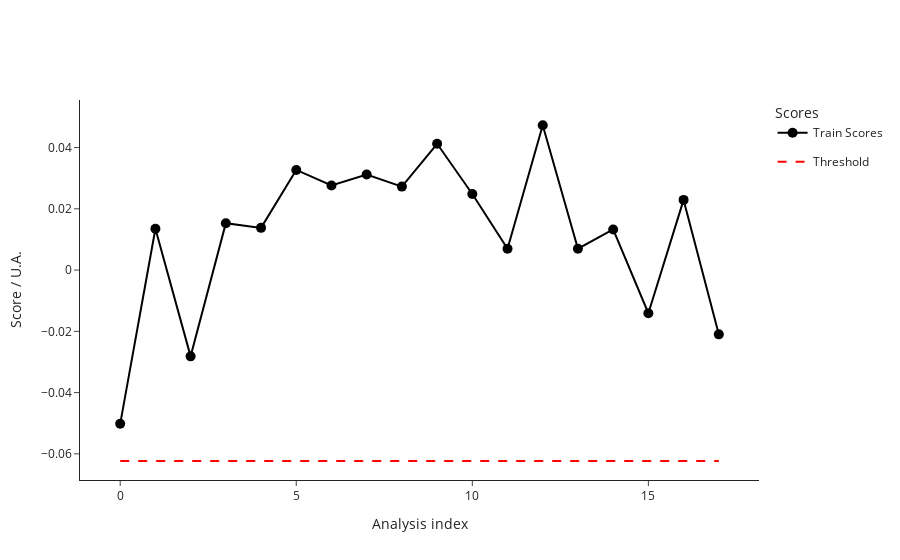

Source (notebook cell):
### Code cell
from src.StreamPort.machine_learning.methods import MachineLearningMethodIsolationForestSklearn

iforest = MachineLearningMethodIsolationForestSklearn()

ml_ana = iforest.run(ml_ana)


ml_ana.train()
fig_train_scores = ml_ana.plot_scores()
fig_train_scores.show()

### Figure 1 — Plotly figure (JSON) as saved in the notebook; plotly's stock layout.template omitted (floating-point values rounded to 4 significant figures)
{"data": [{"hovertemplate": ["<b>index: </b>19<br><b>name: </b>210812_Pac--006<br><b>path: </b>C:/Users/Sandeep/Desktop/ExtractedSignals\\210812_Pac 2021-08-12 10-30-07\\210812_Pac--006.D<br><b>batch: </b>210812_Pac 2021-08-12 10-30-07<br><b>batch_position: </b>6<br><b>idle_time: </b>39.0<br><b>sample: </b>Blank<br><b>method: </b>SAA_411_Pac.M<br><b>timestamp: </b>2021-08-12 10:55:02<br><b>detector: </b>G1315C<br><b>pump: </b>G7110B<br><b>start_time: </b>2021-08-12 10:55:36<br><b>end_time: </b>2021-08-12 10:59:36<br><b>runtime: </b>239.7000000000036", "<b>index: </b>20<br><b>name: </b>210812_Pac--007<br><b>path: </b>C:/Users/Sandeep/Desktop/ExtractedSignals\\210812_Pac 2021-08-12 10-30-07\\210812_Pac--007.D<br><b>batch: </b>210812_Pac 2021-08-12 10-30-07<br><b>batch_position: </b>7<br><b>idle_time: </b>39.0<br><b>sample: </b>0.025 mg/ml<br><b>method: </b>SAA_411_Pac.M<br><b>timestamp: </b>2021-08-12 10:59:41<br><b>detector: </b>G1315C<br><b>pump: </b>G7110B<br><b>start_time: </b>2021-08-12 11:00:15<br><b>end_time: </b>2021-08-12 11:04:15<br><b>runtime: </b>239.7000000000036", "<b>index: </b>21<br><b>name: </b>210812_Pac--008<br><b>path: </b>C:/Users/Sandeep/Desktop/ExtractedSignals\\210812_Pac 2021-08-12 10-30-07\\210812_Pac--008.D<br><b>batch: </b>210812_Pac 2021-08-12 10-30-07<br><b>batch_position: </b>8<br><b>idle_time: </b>39.0<br><b>sample: </b>Blank<br><b>method: </b>SAA_411_Pac.M<br><b>timestamp: </b>2021-08-12 11:04:20<br><b>detector: </b>G1315C<br><b>pump: </b>G7110B<br><b>start_time: </b>2021-08-12 11:04:54<br><b>end_time: </b>2021-08-12 11:08:54<br><b>runtime: </b>239.7000000000036", "<b>index: </b>22<br><b>name: </b>210812_Pac--009<br><b>path: </b>C:/Users/Sandeep/Desktop/ExtractedSignals\\210812_Pac 2021-08-12 10-30-07\\210812_Pac--009.D<br><b>batch: </b>210812_Pac 2021-08-12 10-30-07<br><b>batch_position: </b>9<br><b>idle_time: </b>38.0<br><b>sample: </b>210806/036 :10<br><b>method: </b>SAA_411_Pac.M<br><b>timestamp: </b>2021-08-12 11:08:59<br><b>detector: </b>G1315C<br><b>pump: </b>G7110B<br><b>start_time: </b>2021-08-12 11:09:32<br><b>end_time: </b>2021-08-12 11:13:32<br><b>runtime: </b>239.7000000000036", "<b>index: </b>23<br><b>name: </b>210812_Pac--010<br><b>path: </b>C:/Users/Sandeep/Desktop/ExtractedSignals\\210812_Pac 2021-08-12 10-30-07\\210812_Pac--010.D<br><b>batch: </b>210812_Pac 2021-08-12 10-30-07<br><b>batch_position: </b>10<br><b>idle_time: </b>39.0<br><b>sample: </b>210806/036 :10<br><b>method: </b>SAA_411_Pac.M<br><b>timestamp: </b>2021-08-12 11:13:37<br><b>detector: </b>G7110B<br><b>pump: </b>G7110B<br><b>start_time: </b>2021-08-12 11:14:11<br><b>end_time: </b>2021-08-12 11:18:11<br><b>runtime: </b>239.7000000000036", "<b>index: </b>24<br><b>name: </b>210812_Pac--011<br><b>path: </b>C:/Users/Sandeep/Desktop/ExtractedSignals\\210812_Pac 2021-08-12 10-30-07\\210812_Pac--011.D<br><b>batch: </b>210812_Pac 2021-08-12 10-30-07<br><b>batch_position: </b>11<br><b>idle_time: </b>39.0<br><b>sample: </b>210806/036 :10<br><b>method: </b>SAA_411_Pac.M<br><b>timestamp: </b>2021-08-12 11:18:16<br><b>detector: </b>G7110B<br><b>pump: </b>G7110B<br><b>start_time: </b>2021-08-12 11:18:50<br><b>end_time: </b>2021-08-12 11:22:50<br><b>runtime: </b>239.7000000000036", "<b>index: </b>25<br><b>name: </b>210812_Pac--012<br><b>path: </b>C:/Users/Sandeep/Desktop/ExtractedSignals\\210812_Pac 2021-08-12 10-30-07\\210812_Pac--012.D<br><b>batch: </b>210812_Pac 2021-08-12 10-30-07<br><b>batch_position: </b>12<br><b>idle_time: </b>39.0<br><b>sample: </b>Blank<br><b>method: </b>SAA_411_Pac.M<br><b>timestamp: </b>2021-08-12 11:22:55<br><b>detector: </b>G1315C<br><b>pump: </b>G7110B<br><b>start_time: </b>2021-08-12 11:23:29<br><b>end_time: </b>2021-08-12 11:27:29<br><b>runtime: </b>239.7000000000036", "<b>index: </b>26<br><b>name: </b>210812_Pac--013<br><b>path: </b>C:/Users/Sandeep/Desktop/ExtractedSignals\\210812_Pac 2021-08-12 10-30-07\\210812_Pac--013.D<br><b>batch: </b>210812_Pac 2021-08-12 10-30-07<br><b>batch_position: </b>13<br><b>idle_time: </b>39.0<br><b>sample: </b>0.025 mg/ml<br><b>method: </b>SAA_411_Pac.M<br><b>timestamp: </b>2021-08-12 11:27:34<br><b>detector: </b>G1315C<br><b>pump: </b>G7110B<br><b>start_time: </b>2021-08-12 11:28:08<br><b>end_time: </b>2021-08-12 11:32:08<br><b>runtime: </b>239.7000000000036", "<b>index: </b>27<br><b>name: </b>210812_Pac--014<br><b>path: </b>C:/Users/Sandeep/Desktop/ExtractedSignals\\210812_Pac 2021-08-12 10-30-07\\210812_Pac--014.D<br><b>batch: </b>210812_Pac 2021-08-12 10-30-07<br><b>batch_position: </b>14<br><b>idle_time: </b>38.0<br><b>sample: </b>Blank<br><b>method: </b>SAA_411_Pac.M<br><b>timestamp: </b>2021-08-12 11:32:13<br><b>detector: </b>G7110B<br><b>pump: </b>G7110B<br><b>start_time: </b>2021-08-12 11:32:46<br><b>end_time: </b>2021-08-12 11:36:47<br><b>runtime: </b>239.7000000000036", "<b>index: </b>52<br><b>name: </b>210813_Pac--006<br><b>path: </b>C:/Users/Sandeep/Desktop/ExtractedSignals\\210813_Pac 2021-08-13 10-37-27\\210813_Pac--006.D<br><b>batch: </b>210813_Pac 2021-08-13 10-37-27<br><b>batch_position: </b>6<br><b>idle_time: </b>38.0<br><b>sample: </b>Blank<br><b>method: </b>SAA_411_Pac.M<br><b>timestamp: </b>2021-08-13 11:02:31<br><b>detector: </b>G1315C<br><b>pump: </b>G7110B<br><b>start_time: </b>2021-08-13 11:03:05<br><b>end_time: </b>2021-08-13 11:07:06<br><b>runtime: </b>239.7000000000036", "<b>index: </b>53<br><b>name: </b>210813_Pac--007<br><b>path: </b>C:/Users/Sandeep/Desktop/ExtractedSignals\\210813_Pac 2021-08-13 10-37-27\\210813_Pac--007.D<br><b>batch: </b>210813_Pac 2021-08-13 10-37-27<br><b>batch_position: </b>7<br><b>idle_time: </b>38.0<br><b>sample: </b>0.025 mg/ml<br><b>method: </b>SAA_411_Pac.M<br><b>timestamp: </b>2021-08-13 11:07:10<br><b>detector: </b>G1315C<br><b>pump: </b>G7116B<br><b>start_time: </b>2021-08-13 11:07:44<br><b>end_time: </b>2021-08-13 11:11:45<br><b>runtime: </b>239.7000000000036", "<b>index: </b>54<br><b>name: </b>210813_Pac--008<br><b>path: </b>C:/Users/Sandeep/Desktop/ExtractedSignals\\210813_Pac 2021-08-13 10-37-27\\210813_Pac--008.D<br><b>batch: </b>210813_Pac 2021-08-13 10-37-27<br><b>batch_position: </b>8<br><b>idle_time: </b>38.0<br><b>sample: </b>Blank<br><b>method: </b>SAA_411_Pac.M<br><b>timestamp: </b>2021-08-13 11:11:49<br><b>detector: </b>G1315C<br><b>pump: </b>G7110B<br><b>start_time: </b>2021-08-13 11:12:23<br><b>end_time: </b>2021-08-13 11:16:23<br><b>runtime: </b>239.7000000000036", "<b>index: </b>55<br><b>name: </b>210813_Pac--009<br><b>path: </b>C:/Users/Sandeep/Desktop/ExtractedSignals\\210813_Pac 2021-08-13 10-37-27\\210813_Pac--009.D<br><b>batch: </b>210813_Pac 2021-08-13 10-37-27<br><b>batch_position: </b>9<br><b>idle_time: </b>39.0<br><b>sample: </b>210812/004 :20<br><b>method: </b>SAA_411_Pac.M<br><b>timestamp: </b>2021-08-13 11:16:28<br><b>detector: </b>G1315C<br><b>pump: </b>G7110B<br><b>start_time: </b>2021-08-13 11:17:02<br><b>end_time: </b>2021-08-13 11:21:03<br><b>runtime: </b>239.7000000000036", "<b>index: </b>56<br><b>name: </b>210813_Pac--010<br><b>path: </b>C:/Users/Sandeep/Desktop/ExtractedSignals\\210813_Pac 2021-08-13 10-37-27\\210813_Pac--010.D<br><b>batch: </b>210813_Pac 2021-08-13 10-37-27<br><b>batch_position: </b>10<br><b>idle_time: </b>38.0<br><b>sample: </b>210812/004 :20<br><b>method: </b>SAA_411_Pac.M<br><b>timestamp: </b>2021-08-13 11:21:08<br><b>detector: </b>G1315C<br><b>pump: </b>G7110B<br><b>start_time: </b>2021-08-13 11:21:41<br><b>end_time: </b>2021-08-13 11:25:42<br><b>runtime: </b>239.7000000000036", "<b>index: </b>57<br><b>name: </b>210813_Pac--011<br><b>path: </b>C:/Users/Sandeep/Desktop/ExtractedSignals\\210813_Pac 2021-08-13 10-37-27\\210813_Pac--011.D<br><b>batch: </b>210813_Pac 2021-08-13 10-37-27<br><b>batch_position: </b>11<br><b>idle_time: </b>39.0<br><b>sample: </b>210812/004 :20<br><b>method: </b>SAA_411_Pac.M<br><b>timestamp: </b>2021-08-13 11:25:46<br><b>detector: </b>G1315C<br><b>pump: </b>G7110B<br><b>start_time: </b>2021-08-13 11:26:21<br><b>end_time: </b>2021-08-13 11:30:21<br><b>runtime: </b>239.7000000000036", "<b>index: </b>58<br><b>name: </b>210813_Pac--012<br><b>path: </b>C:/Users/Sandeep/Desktop/ExtractedSignals\\210813_Pac 2021-08-13 10-37-27\\210813_Pac--012.D<br><b>batch: </b>210813_Pac 2021-08-13 10-37-27<br><b>batch_position: </b>12<br><b>idle_time: </b>38.0<br><b>sample: </b>Blank<br><b>method: </b>SAA_411_Pac.M<br><b>timestamp: </b>2021-08-13 11:30:26<br><b>detector: </b>G1315C<br><b>pump: </b>G7110B<br><b>start_time: </b>2021-08-13 11:30:59<br><b>end_time: </b>2021-08-13 11:34:59<br><b>runtime: </b>239.7000000000036", "<b>index: </b>59<br><b>name: </b>210813_Pac--013<br><b>path: </b>C:/Users/Sandeep/Desktop/ExtractedSignals\\210813_Pac 2021-08-13 10-37-27\\210813_Pac--013.D<br><b>batch: </b>210813_Pac 2021-08-13 10-37-27<br><b>batch_position: </b>13<br><b>idle_time: </b>39.0<br><b>sample: </b>0.025 mg/ml<br><b>method: </b>SAA_411_Pac.M<br><b>timestamp: </b>2021-08-13 11:35:04<br><b>detector: </b>G1315C<br><b>pump: </b>G7110B<br><b>start_time: </b>2021-08-13 11:35:38<br><b>end_time: </b>2021-08-13 11:39:38<br><b>runtime: </b>239.7000000000036", "<b>index: </b>60<br><b>name: </b>210813_Pac--014<br><b>path: </b>C:/Users/Sandeep/Desktop/ExtractedSignals\\210813_Pac 2021-08-13 10-37-27\\210813_Pac--014.D<br><b>batch: </b>210813_Pac 2021-08-13 10-37-27<br><b>batch_position: </b>14<br><b>idle_time: </b>38.0<br><b>sample: </b>Blank<br><b>method: </b>SAA_411_Pac.M<br><b>timestamp: </b>2021-08-13 11:39:43<br><b>detector: </b>G1315C<br><b>pump: </b>G7110B<br><b>start_time: </b>2021-08-13 11:40:16<br><b>end_time: </b>2021-08-13 11:44:17<br><b>runtime: </b>239.7000000000036"], "legendgroup": "Train", "line": {"color": "black"}, "marker": {"color": "black", "size": 10}, "mode": "lines+markers", "name": "Train Scores", "text": ["<b>index: </b>19<br><b>name: </b>210812_Pac--006<br><b>path: </b>C:/Users/Sandeep/Desktop/ExtractedSignals\\210812_Pac 2021-08-12 10-30-07\\210812_Pac--006.D<br><b>batch: </b>210812_Pac 2021-08-12 10-30-07<br><b>batch_position: </b>6<br><b>idle_time: </b>39.0<br><b>sample: </b>Blank<br><b>method: </b>SAA_411_Pac.M<br><b>timestamp: </b>2021-08-12 10:55:02<br><b>detector: </b>G1315C<br><b>pump: </b>G7110B<br><b>start_time: </b>2021-08-12 10:55:36<br><b>end_time: </b>2021-08-12 10:59:36<br><b>runtime: </b>239.7000000000036", "<b>index: </b>20<br><b>name: </b>210812_Pac--007<br><b>path: </b>C:/Users/Sandeep/Desktop/ExtractedSignals\\210812_Pac 2021-08-12 10-30-07\\210812_Pac--007.D<br><b>batch: </b>210812_Pac 2021-08-12 10-30-07<br><b>batch_position: </b>7<br><b>idle_time: </b>39.0<br><b>sample: </b>0.025 mg/ml<br><b>method: </b>SAA_411_Pac.M<br><b>timestamp: </b>2021-08-12 10:59:41<br><b>detector: </b>G1315C<br><b>pump: </b>G7110B<br><b>start_time: </b>2021-08-12 11:00:15<br><b>end_time: </b>2021-08-12 11:04:15<br><b>runtime: </b>239.7000000000036", "<b>index: </b>21<br><b>name: </b>210812_Pac--008<br><b>path: </b>C:/Users/Sandeep/Desktop/ExtractedSignals\\210812_Pac 2021-08-12 10-30-07\\210812_Pac--008.D<br><b>batch: </b>210812_Pac 2021-08-12 10-30-07<br><b>batch_position: </b>8<br><b>idle_time: </b>39.0<br><b>sample: </b>Blank<br><b>method: </b>SAA_411_Pac.M<br><b>timestamp: </b>2021-08-12 11:04:20<br><b>detector: </b>G1315C<br><b>pump: </b>G7110B<br><b>start_time: </b>2021-08-12 11:04:54<br><b>end_time: </b>2021-08-12 11:08:54<br><b>runtime: </b>239.7000000000036", "<b>index: </b>22<br><b>name: </b>210812_Pac--009<br><b>path: </b>C:/Users/Sandeep/Desktop/ExtractedSignals\\210812_Pac 2021-08-12 10-30-07\\210812_Pac--009.D<br><b>batch: </b>210812_Pac 2021-08-12 10-30-07<br><b>batch_position: </b>9<br><b>idle_time: </b>38.0<br><b>sample: </b>210806/036 :10<br><b>method: </b>SAA_411_Pac.M<br><b>timestamp: </b>2021-08-12 11:08:59<br><b>detector: </b>G1315C<br><b>pump: </b>G7110B<br><b>start_time: </b>2021-08-12 11:09:32<br><b>end_time: </b>2021-08-12 11:13:32<br><b>runtime: </b>239.7000000000036", "<b>index: </b>23<br><b>name: </b>210812_Pac--010<br><b>path: </b>C:/Users/Sandeep/Desktop/ExtractedSignals\\210812_Pac 2021-08-12 10-30-07\\210812_Pac--010.D<br><b>batch: </b>210812_Pac 2021-08-12 10-30-07<br><b>batch_position: </b>10<br><b>idle_time: </b>39.0<br><b>sample: </b>210806/036 :10<br><b>method: </b>SAA_411_Pac.M<br><b>timestamp: </b>2021-08-12 11:13:37<br><b>detector: </b>G7110B<br><b>pump: </b>G7110B<br><b>start_time: </b>2021-08-12 11:14:11<br><b>end_time: </b>2021-08-12 11:18:11<br><b>runtime: </b>239.7000000000036", "<b>index: </b>24<br><b>name: </b>210812_Pac--011<br><b>path: </b>C:/Users/Sandeep/Desktop/ExtractedSignals\\210812_Pac 2021-08-12 10-30-07\\210812_Pac--011.D<br><b>batch: </b>210812_Pac 2021-08-12 10-30-07<br><b>batch_position: </b>11<br><b>idle_time: </b>39.0<br><b>sample: </b>210806/036 :10<br><b>method: </b>SAA_411_Pac.M<br><b>timestamp: </b>2021-08-12 11:18:16<br><b>detector: </b>G7110B<br><b>pump: </b>G7110B<br><b>start_time: </b>2021-08-12 11:18:50<br><b>end_time: </b>2021-08-12 11:22:50<br><b>runtime: </b>239.7000000000036", "<b>index: </b>25<br><b>name: </b>210812_Pac--012<br><b>path: </b>C:/Users/Sandeep/Desktop/ExtractedSignals\\210812_Pac 2021-08-12 10-30-07\\210812_Pac--012.D<br><b>batch: </b>210812_Pac 2021-08-12 10-30-07<br><b>batch_position: </b>12<br><b>idle_time: </b>39.0<br><b>sample: </b>Blank<br><b>method: </b>SAA_411_Pac.M<br><b>timestamp: </b>2021-08-12 11:22:55<br><b>detector: </b>G1315C<br><b>pump: </b>G7110B<br><b>start_time: </b>2021-08-12 11:23:29<br><b>end_time: </b>2021-08-12 11:27:29<br><b>runtime: </b>239.7000000000036", "<b>index: </b>26<br><b>name: </b>210812_Pac--013<br><b>path: </b>C:/Users/Sandeep/Desktop/ExtractedSignals\\210812_Pac 2021-08-12 10-30-07\\210812_Pac--013.D<br><b>batch: </b>210812_Pac 2021-08-12 10-30-07<br><b>batch_position: </b>13<br><b>idle_time: </b>39.0<br><b>sample: </b>0.025 mg/ml<br><b>method: </b>SAA_411_Pac.M<br><b>timestamp: </b>2021-08-12 11:27:34<br><b>detector: </b>G1315C<br><b>pump: </b>G7110B<br><b>start_time: </b>2021-08-12 11:28:08<br><b>end_time: </b>2021-08-12 11:32:08<br><b>runtime: </b>239.7000000000036", "<b>index: </b>27<br><b>name: </b>210812_Pac--014<br><b>path: </b>C:/Users/Sandeep/Desktop/ExtractedSignals\\210812_Pac 2021-08-12 10-30-07\\210812_Pac--014.D<br><b>batch: </b>210812_Pac 2021-08-12 10-30-07<br><b>batch_position: </b>14<br><b>idle_time: </b>38.0<br><b>sample: </b>Blank<br><b>method: </b>SAA_411_Pac.M<br><b>timestamp: </b>2021-08-12 11:32:13<br><b>detector: </b>G7110B<br><b>pump: </b>G7110B<br><b>start_time: </b>2021-08-12 11:32:46<br><b>end_time: </b>2021-08-12 11:36:47<br><b>runtime: </b>239.7000000000036", "<b>index: </b>52<br><b>name: </b>210813_Pac--006<br><b>path: </b>C:/Users/Sandeep/Desktop/ExtractedSignals\\210813_Pac 2021-08-13 10-37-27\\210813_Pac--006.D<br><b>batch: </b>210813_Pac 2021-08-13 10-37-27<br><b>batch_position: </b>6<br><b>idle_time: </b>38.0<br><b>sample: </b>Blank<br><b>method: </b>SAA_411_Pac.M<br><b>timestamp: </b>2021-08-13 11:02:31<br><b>detector: </b>G1315C<br><b>pump: </b>G7110B<br><b>start_time: </b>2021-08-13 11:03:05<br><b>end_time: </b>2021-08-13 11:07:06<br><b>runtime: </b>239.7000000000036", "<b>index: </b>53<br><b>name: </b>210813_Pac--007<br><b>path: </b>C:/Users/Sandeep/Desktop/ExtractedSignals\\210813_Pac 2021-08-13 10-37-27\\210813_Pac--007.D<br><b>batch: </b>210813_Pac 2021-08-13 10-37-27<br><b>batch_position: </b>7<br><b>idle_time: </b>38.0<br><b>sample: </b>0.025 mg/ml<br><b>method: </b>SAA_411_Pac.M<br><b>timestamp: </b>2021-08-13 11:07:10<br><b>detector: </b>G1315C<br><b>pump: </b>G7116B<br><b>start_time: </b>2021-08-13 11:07:44<br><b>end_time: </b>2021-08-13 11:11:45<br><b>runtime: </b>239.7000000000036", "<b>index: </b>54<br><b>name: </b>210813_Pac--008<br><b>path: </b>C:/Users/Sandeep/Desktop/ExtractedSignals\\210813_Pac 2021-08-13 10-37-27\\210813_Pac--008.D<br><b>batch: </b>210813_Pac 2021-08-13 10-37-27<br><b>batch_position: </b>8<br><b>idle_time: </b>38.0<br><b>sample: </b>Blank<br><b>method: </b>SAA_411_Pac.M<br><b>timestamp: </b>2021-08-13 11:11:49<br><b>detector: </b>G1315C<br><b>pump: </b>G7110B<br><b>start_time: </b>2021-08-13 11:12:23<br><b>end_time: </b>2021-08-13 11:16:23<br><b>runtime: </b>239.7000000000036", "<b>index: </b>55<br><b>name: </b>210813_Pac--009<br><b>path: </b>C:/Users/Sandeep/Desktop/ExtractedSignals\\210813_Pac 2021-08-13 10-37-27\\210813_Pac--009.D<br><b>batch: </b>210813_Pac 2021-08-13 10-37-27<br><b>batch_position: </b>9<br><b>idle_time: </b>39.0<br><b>sample: </b>210812/004 :20<br><b>method: </b>SAA_411_Pac.M<br><b>timestamp: </b>2021-08-13 11:16:28<br><b>detector: </b>G1315C<br><b>pump: </b>G7110B<br><b>start_time: </b>2021-08-13 11:17:02<br><b>end_time: </b>2021-08-13 11:21:03<br><b>runtime: </b>239.7000000000036", "<b>index: </b>56<br><b>name: </b>210813_Pac--010<br><b>path: </b>C:/Users/Sandeep/Desktop/ExtractedSignals\\210813_Pac 2021-08-13 10-37-27\\210813_Pac--010.D<br><b>batch: </b>210813_Pac 2021-08-13 10-37-27<br><b>batch_position: </b>10<br><b>idle_time: </b>38.0<br><b>sample: </b>210812/004 :20<br><b>method: </b>SAA_411_Pac.M<br><b>timestamp: </b>2021-08-13 11:21:08<br><b>detector: </b>G1315C<br><b>pump: </b>G7110B<br><b>start_time: </b>2021-08-13 11:21:41<br><b>end_time: </b>2021-08-13 11:25:42<br><b>runtime: </b>239.7000000000036", "<b>index: </b>57<br><b>name: </b>210813_Pac--011<br><b>path: </b>C:/Users/Sandeep/Desktop/ExtractedSignals\\210813_Pac 2021-08-13 10-37-27\\210813_Pac--011.D<br><b>batch: </b>210813_Pac 2021-08-13 10-37-27<br><b>batch_position: </b>11<br><b>idle_time: </b>39.0<br><b>sample: </b>210812/004 :20<br><b>method: </b>SAA_411_Pac.M<br><b>timestamp: </b>2021-08-13 11:25:46<br><b>detector: </b>G1315C<br><b>pump: </b>G7110B<br><b>start_time: </b>2021-08-13 11:26:21<br><b>end_time: </b>2021-08-13 11:30:21<br><b>runtime: </b>239.7000000000036", "<b>index: </b>58<br><b>name: </b>210813_Pac--012<br><b>path: </b>C:/Users/Sandeep/Desktop/ExtractedSignals\\210813_Pac 2021-08-13 10-37-27\\210813_Pac--012.D<br><b>batch: </b>210813_Pac 2021-08-13 10-37-27<br><b>batch_position: </b>12<br><b>idle_time: </b>38.0<br><b>sample: </b>Blank<br><b>method: </b>SAA_411_Pac.M<br><b>timestamp: </b>2021-08-13 11:30:26<br><b>detector: </b>G1315C<br><b>pump: </b>G7110B<br><b>start_time: </b>2021-08-13 11:30:59<br><b>end_time: </b>2021-08-13 11:34:59<br><b>runtime: </b>239.7000000000036", "<b>index: </b>59<br><b>name: </b>210813_Pac--013<br><b>path: </b>C:/Users/Sandeep/Desktop/ExtractedSignals\\210813_Pac 2021-08-13 10-37-27\\210813_Pac--013.D<br><b>batch: </b>210813_Pac 2021-08-13 10-37-27<br><b>batch_position: </b>13<br><b>idle_time: </b>39.0<br><b>sample: </b>0.025 mg/ml<br><b>method: </b>SAA_411_Pac.M<br><b>timestamp: </b>2021-08-13 11:35:04<br><b>detector: </b>G1315C<br><b>pump: </b>G7110B<br><b>start_time: </b>2021-08-13 11:35:38<br><b>end_time: </b>2021-08-13 11:39:38<br><b>runtime: </b>239.7000000000036", "<b>index: </b>60<br><b>name: </b>210813_Pac--014<br><b>path: </b>C:/Users/Sandeep/Desktop/ExtractedSignals\\210813_Pac 2021-08-13 10-37-27\\210813_Pac--014.D<br><b>batch: </b>210813_Pac 2021-08-13 10-37-27<br><b>batch_position: </b>14<br><b>idle_time: </b>38.0<br><b>sample: </b>Blank<br><b>method: </b>SAA_411_Pac.M<br><b>timestamp: </b>2021-08-13 11:39:43<br><b>detector: </b>G1315C<br><b>pump: </b>G7110B<br><b>start_time: </b>2021-08-13 11:40:16<br><b>end_time: </b>2021-08-13 11:44:17<br><b>runtime: </b>239.7000000000036"], "type": "scatter", "x": [0, 1, 2, 3, 4, 5, 6, 7, 8, 9, 10, 11, 12, 13, 14, 15, 16, 17], "y": [-0.05019, 0.01348, -0.02817, 0.01529, 0.01377, 0.03268, 0.0276, 0.03121, 0.02725, 0.04122, 0.02485, 0.006957, 0.04728, 0.006979, 0.01325, -0.0141, 0.0229, -0.02099]}, {"legendgroup": "Threshold", "line": {"color": "red", "dash": "dash"}, "mode": "lines", "name": "Threshold", "type": "scatter", "x": [0, 17], "y": [-0.06233, -0.06233]}], "layout": {"legend": {"title": {"text": "Scores"}}, "xaxis": {"title": {"text": "Analysis index"}}, "yaxis": {"title": {"text": "Score / U.A."}}}}
